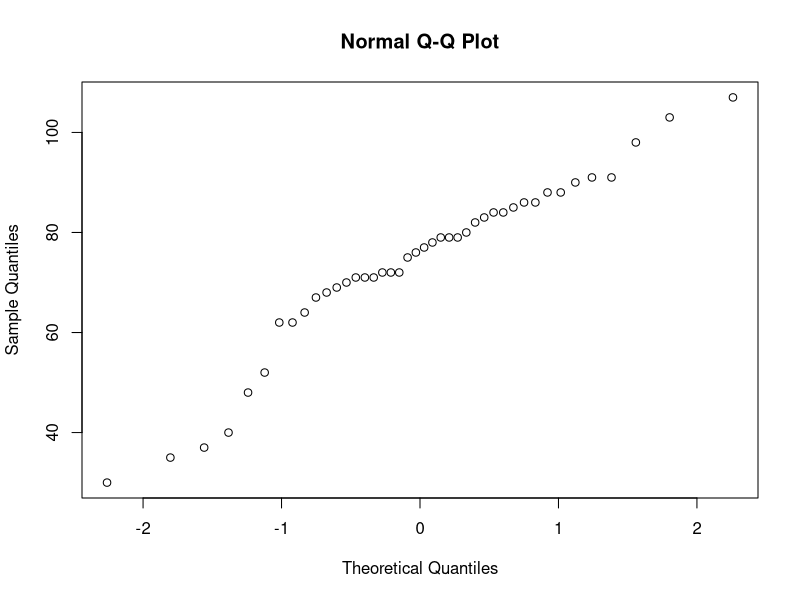
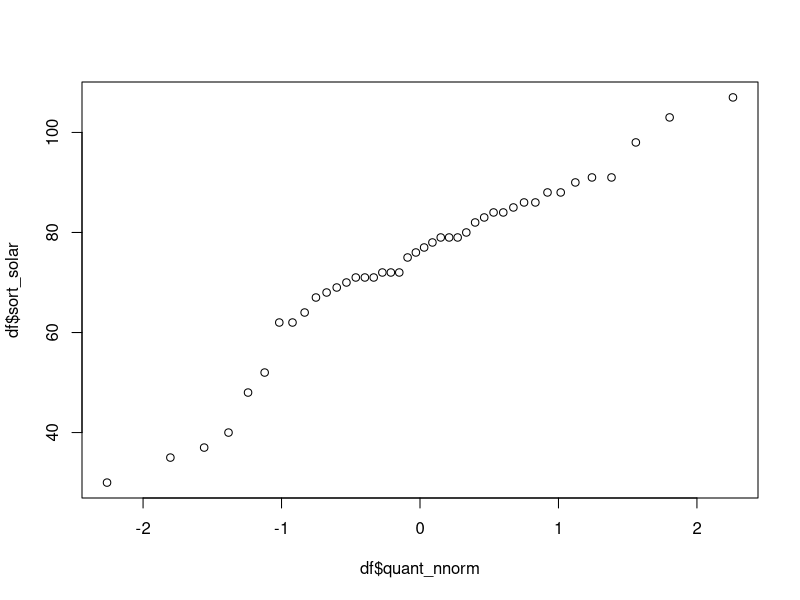

Here is the R script that generated these plots, in order: (Note: this script raises an error after producing the figures.)
## ---- chunk 1
setwd('/home/kisejin/Documents/MATH/High Dimensions Statistic')

## ---- chunk 2
data <- data.frame(read.csv('air_poluttion_data.csv'))
## ---- chunk 3
plt <- qqnorm(data$Solar.radiation)
## ---- chunk 4
sort_solar <- sort(data$Solar.radiation)
prob_level <- ((1:length(sort_solar)) - 0.5)/length(sort_solar)
quant_nnorm <- qnorm(prob_level)
df <- data.frame(sort_solar,prob_level,quant_nnorm)
df
## ---- chunk 5
plot(df$quant_nnorm,df$sort_solar)
## ---- chunk 6
cor(plt$x, plt$y) # 0.969 < 0.9726 : reject hypothesis is feature is normal distribution
## ---- chunk 7
data_1 <- (subset(data, select = c("NO2", "O3")))
mean_data_1 <- (colMeans(data_1))
dist1 <- t(data_1 - mean_data_1)
dist3 <- t(dist1)
distt <- dist1*solve(var(data_1))*dist3
## ---- chunk 8
distt
